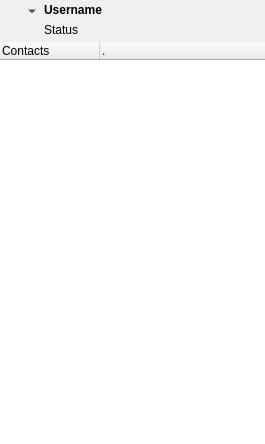
<?xml version="1.0" encoding="UTF-8"?>
<ui version="4.0">
 <class>MainWindow</class>
 <widget class="QWidget" name="MainWindow">
  <property name="geometry">
   <rect>
    <x>0</x>
    <y>0</y>
    <width>265</width>
    <height>444</height>
   </rect>
  </property>
  <property name="windowTitle">
   <string>Form</string>
  </property>
  <layout class="QVBoxLayout" name="verticalLayout_2">
   <property name="spacing">
    <number>2</number>
   </property>
   <property name="margin">
    <number>0</number>
   </property>
   <item>
    <widget class="QFrame" name="frame">
     <property name="minimumSize">
      <size>
       <width>0</width>
       <height>40</height>
      </size>
     </property>
     <property name="maximumSize">
      <size>
       <width>16777215</width>
       <height>40</height>
      </size>
     </property>
     <property name="frameShape">
      <enum>QFrame::NoFrame</enum>
     </property>
     <layout class="QHBoxLayout" name="horizontalLayout">
      <property name="spacing">
       <number>0</number>
      </property>
      <property name="margin">
       <number>0</number>
      </property>
      <item>
       <spacer name="horizontalSpacer_2">
        <property name="orientation">
         <enum>Qt::Horizontal</enum>
        </property>
        <property name="sizeType">
         <enum>QSizePolicy::Fixed</enum>
        </property>
        <property name="sizeHint" stdset="0">
         <size>
          <width>2</width>
          <height>20</height>
         </size>
        </property>
       </spacer>
      </item>
      <item>
       <layout class="QVBoxLayout" name="verticalLayout">
        <property name="spacing">
         <number>0</number>
        </property>
        <item>
         <widget class="QToolButton" name="btnStatus">
          <property name="popupMode">
           <enum>QToolButton::MenuButtonPopup</enum>
          </property>
          <property name="autoRaise">
           <bool>true</bool>
          </property>
         </widget>
        </item>
        <item>
         <spacer name="verticalSpacer">
          <property name="orientation">
           <enum>Qt::Vertical</enum>
          </property>
          <property name="sizeHint" stdset="0">
           <size>
            <width>20</width>
            <height>13</height>
           </size>
          </property>
         </spacer>
        </item>
       </layout>
      </item>
      <item>
       <spacer name="horizontalSpacer_3">
        <property name="orientation">
         <enum>Qt::Horizontal</enum>
        </property>
        <property name="sizeType">
         <enum>QSizePolicy::Fixed</enum>
        </property>
        <property name="sizeHint" stdset="0">
         <size>
          <width>6</width>
          <height>20</height>
         </size>
        </property>
       </spacer>
      </item>
      <item>
       <layout class="QVBoxLayout" name="verticalLayout_3">
        <property name="spacing">
         <number>0</number>
        </property>
        <item>
         <widget class="QLabel" name="lblUserName">
          <property name="sizePolicy">
           <sizepolicy hsizetype="Preferred" vsizetype="Preferred">
            <horstretch>0</horstretch>
            <verstretch>0</verstretch>
           </sizepolicy>
          </property>
          <property name="font">
           <font>
            <pointsize>9</pointsize>
            <weight>75</weight>
            <bold>true</bold>
           </font>
          </property>
          <property name="text">
           <string>Username</string>
          </property>
          <property name="alignment">
           <set>Qt::AlignLeading|Qt::AlignLeft|Qt::AlignVCenter</set>
          </property>
         </widget>
        </item>
        <item>
         <widget class="QLabel" name="lblStatus">
          <property name="sizePolicy">
           <sizepolicy hsizetype="Preferred" vsizetype="Preferred">
            <horstretch>0</horstretch>
            <verstretch>0</verstretch>
           </sizepolicy>
          </property>
          <property name="minimumSize">
           <size>
            <width>0</width>
            <height>0</height>
           </size>
          </property>
          <property name="maximumSize">
           <size>
            <width>16777215</width>
            <height>16777215</height>
           </size>
          </property>
          <property name="text">
           <string>Status</string>
          </property>
          <property name="alignment">
           <set>Qt::AlignLeading|Qt::AlignLeft|Qt::AlignVCenter</set>
          </property>
         </widget>
        </item>
       </layout>
      </item>
      <item>
       <spacer name="horizontalSpacer">
        <property name="orientation">
         <enum>Qt::Horizontal</enum>
        </property>
        <property name="sizeHint" stdset="0">
         <size>
          <width>40</width>
          <height>20</height>
         </size>
        </property>
       </spacer>
      </item>
      <item>
       <widget class="lmcToolButton" name="btnAvatar">
        <property name="toolTip">
         <string>Change avatar</string>
        </property>
        <property name="iconSize">
         <size>
          <width>32</width>
          <height>32</height>
         </size>
        </property>
        <property name="popupMode">
         <enum>QToolButton::InstantPopup</enum>
        </property>
        <property name="autoRaise">
         <bool>true</bool>
        </property>
       </widget>
      </item>
      <item>
       <spacer name="horizontalSpacer_4">
        <property name="orientation">
         <enum>Qt::Horizontal</enum>
        </property>
        <property name="sizeType">
         <enum>QSizePolicy::Fixed</enum>
        </property>
        <property name="sizeHint" stdset="0">
         <size>
          <width>2</width>
          <height>20</height>
         </size>
        </property>
       </spacer>
      </item>
     </layout>
    </widget>
   </item>
   <item>
    <widget class="lmcUserTreeWidget" name="tvUserList">
     <property name="frameShape">
      <enum>QFrame::NoFrame</enum>
     </property>
     <property name="horizontalScrollBarPolicy">
      <enum>Qt::ScrollBarAlwaysOff</enum>
     </property>
     <property name="dragEnabled">
      <bool>true</bool>
     </property>
     <property name="dragDropMode">
      <enum>QAbstractItemView::InternalMove</enum>
     </property>
     <property name="defaultDropAction">
      <enum>Qt::MoveAction</enum>
     </property>
     <property name="alternatingRowColors">
      <bool>true</bool>
     </property>
     <property name="indentation">
      <number>16</number>
     </property>
     <property name="animated">
      <bool>true</bool>
     </property>
     <property name="allColumnsShowFocus">
      <bool>true</bool>
     </property>
     <column>
      <property name="text">
       <string>Contacts</string>
      </property>
     </column>
     <column>
      <property name="text">
       <string>.</string>
      </property>
     </column>
    </widget>
   </item>
  </layout>
 </widget>
 <layoutdefault spacing="6" margin="11"/>
 <customwidgets>
  <customwidget>
   <class>lmcUserTreeWidget</class>
   <extends>QTreeWidget</extends>
   <header>usertreewidget.h</header>
  </customwidget>
  <customwidget>
   <class>lmcToolButton</class>
   <extends>QToolButton</extends>
   <header>toolbutton.h</header>
  </customwidget>
 </customwidgets>
 <resources/>
 <connections/>
</ui>
